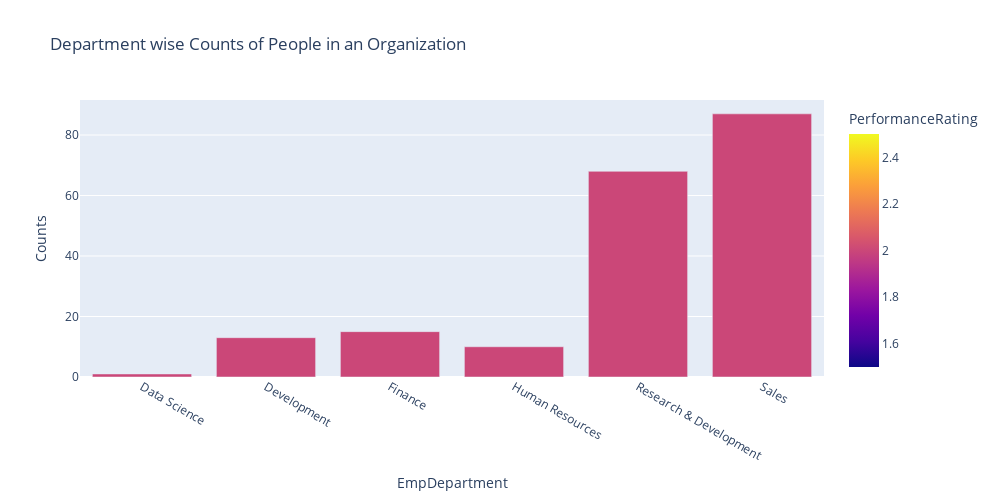

The notebook cell this image was saved under:
### Code cell
#Addresing Low Perfrpmance Department
dept_att=low_performance_df.groupby(['EmpDepartment','PerformanceRating']).size().reset_index(name='Counts')
fig=px.bar(dept_att,x='EmpDepartment',y='Counts', color='PerformanceRating',title='Department wise Counts of People in an Organization',width=1000,
             height=500 )
fig.show()

### Figure 1 — Plotly figure (JSON) as saved in the notebook; plotly's stock layout.template omitted (floating-point values rounded to 4 significant figures)
{"data": [{"alignmentgroup": "True", "hovertemplate": "EmpDepartment=%{x}<br>Counts=%{y}<br>PerformanceRating=%{marker.color}<extra></extra>", "legendgroup": "", "marker": {"color": [2, 2, 2, 2, 2, 2], "coloraxis": "coloraxis", "pattern": {"shape": ""}}, "name": "", "offsetgroup": "", "orientation": "v", "showlegend": false, "textposition": "auto", "type": "bar", "x": ["Data Science", "Development", "Finance", "Human Resources", "Research & Development", "Sales"], "xaxis": "x", "y": [1, 13, 15, 10, 68, 87], "yaxis": "y"}], "layout": {"barmode": "relative", "coloraxis": {"colorbar": {"title": {"text": "PerformanceRating"}}, "colorscale": [[0, "#0d0887"], [0.1111, "#46039f"], [0.2222, "#7201a8"], [0.3333, "#9c179e"], [0.4444, "#bd3786"], [0.5556, "#d8576b"], [0.6667, "#ed7953"], [0.7778, "#fb9f3a"], [0.8889, "#fdca26"], [1, "#f0f921"]]}, "height": 500, "legend": {"tracegroupgap": 0}, "title": {"text": "Department wise Counts of People in an Organization"}, "width": 1000, "xaxis": {"anchor": "y", "autorange": true, "domain": [0, 1], "range": [-0.5, 5.5], "title": {"text": "EmpDepartment"}, "type": "category"}, "yaxis": {"anchor": "x", "autorange": true, "domain": [0, 1], "range": [0, 91.58], "title": {"text": "Counts"}, "type": "linear"}}}
